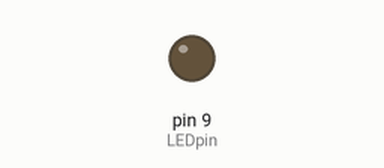
This sketch was run on a simulated Arduino Uno, built with avr-gcc and run on an emulated ATmega328P. Shown: output pins drawn as LEDs (lit = HIGH).

Above: at 0.05 s.
At 1.8 s:
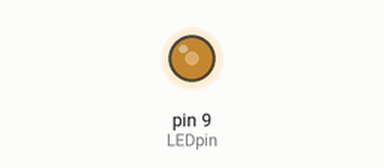
At 2.7 s:
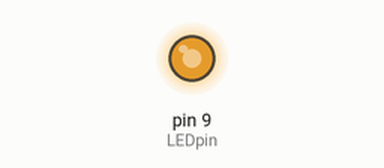
At 3.6 s:
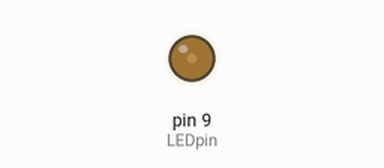
Timing chart, 0 to 6.2 s (numbered marks = the images above):
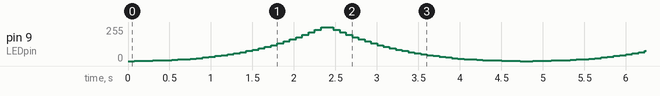

The sketch:

organic_blink.ino
```cpp
const uint8_t LEDpin = 9;
const uint8_t LEDlookup[] = { 0, 1, 2, 3, 4, 5, 7, 9, 12, 15, 18, 22, 27, 32, 38, 44, 51, 58, 67, 76, 86, 96, 108, 120, 134, 148, 163, 180, 197, 216, 235, 255 };
const uint16_t fadeTime = 75;
int i = 0;

void setup()
{
  pinMode(LEDpin, OUTPUT);
}

void loop()
{
  for(i=0; i<32; i++)
  {
    analogWrite(LEDpin, LEDlookup[i]);
    delay(fadeTime);
  }
  for(i=31; i>=0; i--)
  {
    analogWrite(LEDpin, LEDlookup[i]);
    delay(fadeTime);
  }
}
```
